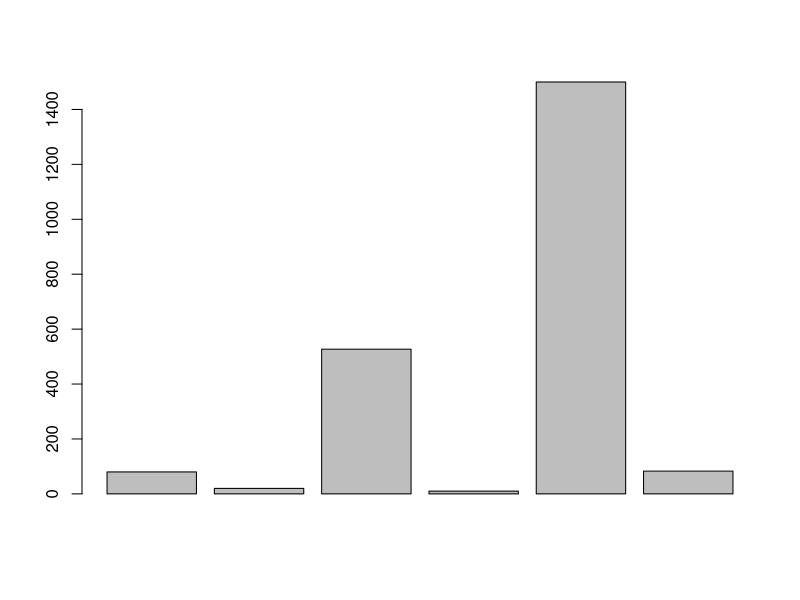
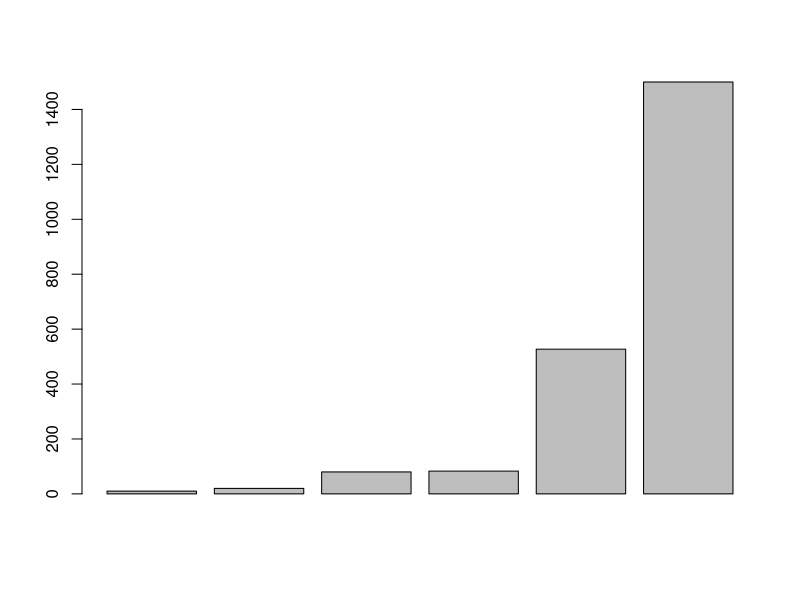

The R source for these figures, in order:
## ---- chunk 1
knitr::opts_chunk$set(echo = TRUE)
## ---- chunk 2
cell_phone <- 80
transportation <- 20
groceries <- 527
gym <- 10
rent <- 1500
other <-83
other
total = cell_phone + transportation + groceries + gym + rent + other
total
fivemonths <- total * 5
fivemonths
year <- total * 10
year
expenses = c(cell_phone,transportation,groceries,gym,rent,other)
expenses
plot = barplot(expenses)

ordered_plot = barplot(sort(expenses))

a <- 3
b <- 4
c <- sqrt(a**3 + b**4)
c

n <- 5
k <- 2
p <- 1/2

factorial(n)/(factorial(k)*factorial(n-k))

choose(n,k)

probfact = factorial(n)/(factorial(k)*factorial(n-k)) *p**k*(1-p)**(n-k)
probfact

prob = choose(n,k)*p**k*(1-p)**(n-k) 
prob

trials = 10
success = 3
prob_sucess = 1/6

die_prob = choose(trials,success)*prob_sucess**success*(1-prob_sucess)**(trials-success)
die_prob

?? binomial

dbinom(2,5,1/2)

dbinom(3,3,1/6)

dbinom(2,5,35/100)

dbinom(3,5,35/100)
 
x = 2
(3*x)**2+4*x+8

x <- -3:3
(3*x)**2+4*x+8


